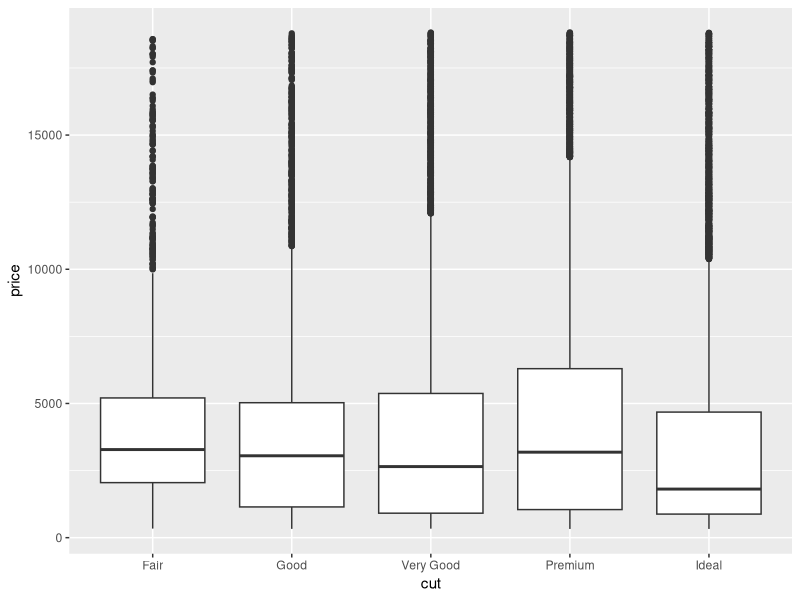
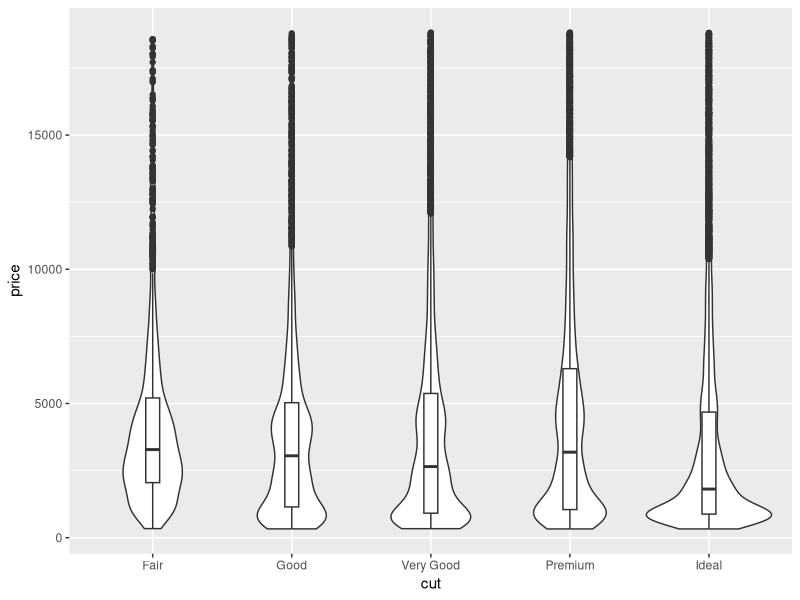
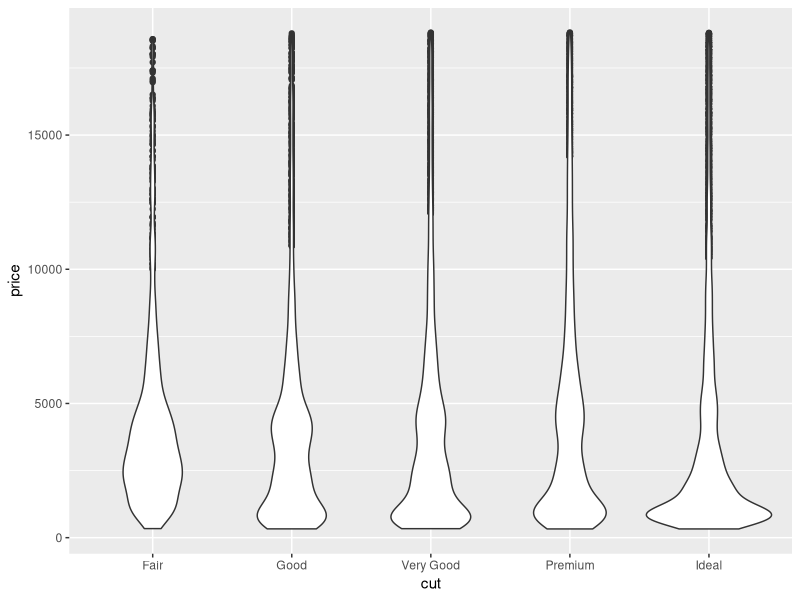
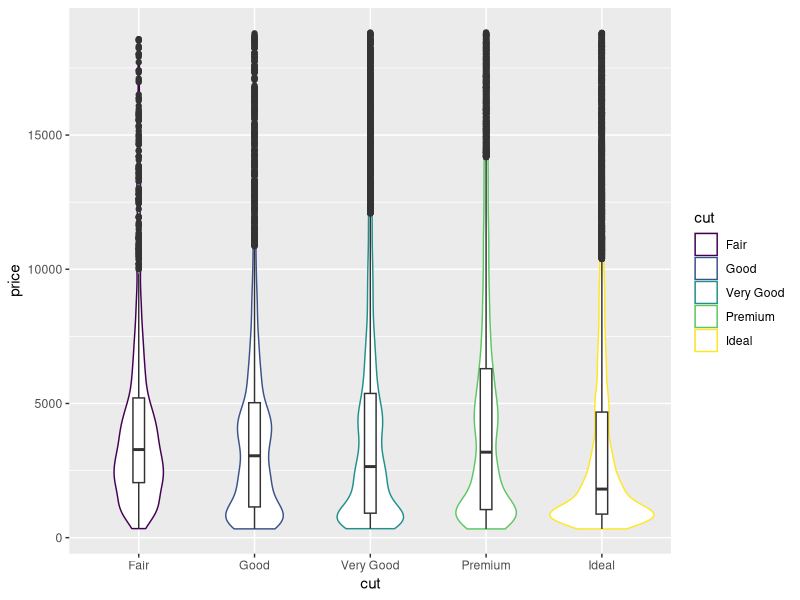

R code for these plots, in order:
## ---- chunk 1
knitr::opts_chunk$set(fig.path = "images/",
                      fig.align = "center",
                      fig.width = 4, 
                      fig.height = 4,
                      echo = TRUE)
library(ggplot2)
## ---- chunk 2
ggplot(data = diamonds,
       mapping = aes(x = cut, y = price)) +
  geom_boxplot()
## ---- chunk 3
ggplot(data = diamonds,
       mapping = aes(x = cut, y = price)) +
  geom_violin() + 
  geom_boxplot(width = 0.1)
## ---- chunk 4
ggplot(data = diamonds,
       mapping = aes(x = cut, y = price)) +
  geom_boxplot(width = 0.1) +
  geom_violin()
## ---- chunk 5
ggplot(data = diamonds) +
  geom_violin(aes(x = cut, y = price, color = cut)) + 
  geom_boxplot(aes(x = cut, y = price),
               width = 0.1)
